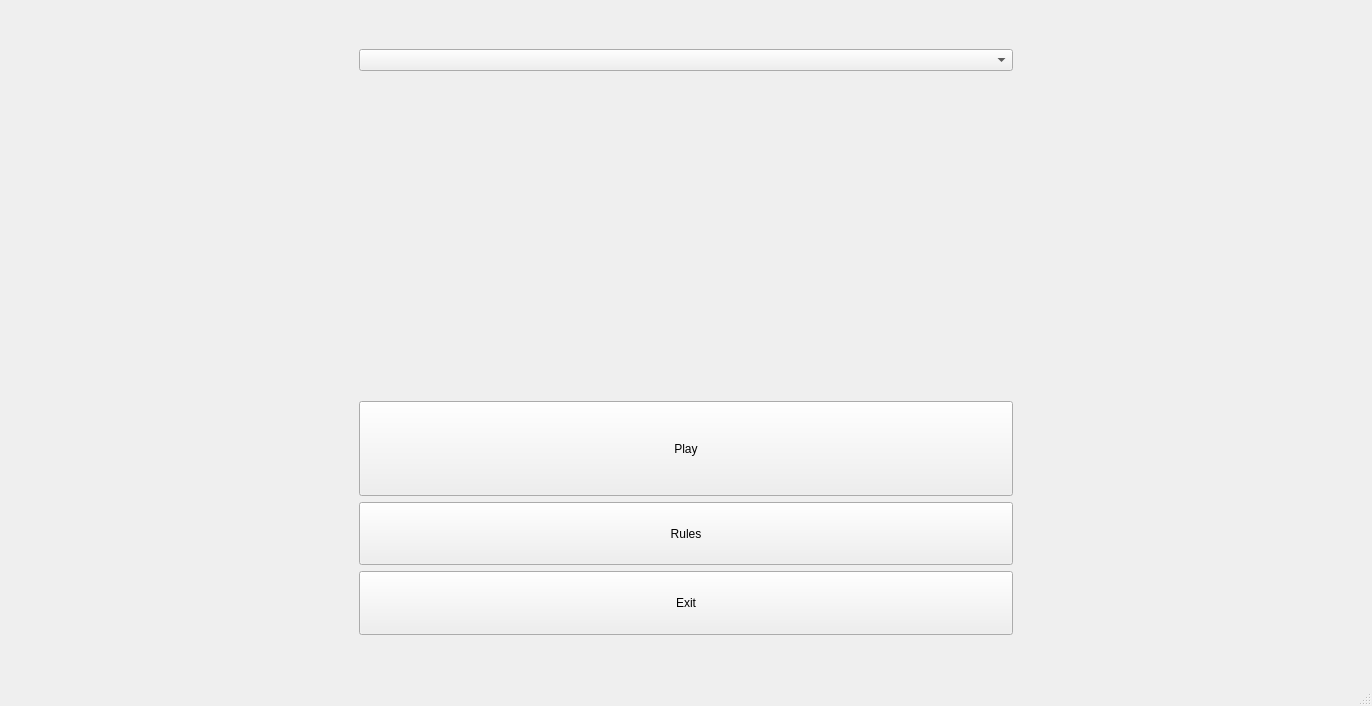
<?xml version="1.0" encoding="UTF-8"?>
<ui version="4.0">
 <class>MainArea</class>
 <widget class="QMainWindow" name="MainArea">
  <property name="geometry">
   <rect>
    <x>0</x>
    <y>0</y>
    <width>1372</width>
    <height>706</height>
   </rect>
  </property>
  <property name="windowTitle">
   <string>MainArea</string>
  </property>
  <widget class="QWidget" name="centralwidget">
   <layout class="QGridLayout" name="gridLayout">
    <item row="4" column="1">
     <widget class="QPushButton" name="rulesButton">
      <property name="sizePolicy">
       <sizepolicy hsizetype="Expanding" vsizetype="Expanding">
        <horstretch>0</horstretch>
        <verstretch>2</verstretch>
       </sizepolicy>
      </property>
      <property name="minimumSize">
       <size>
        <width>100</width>
        <height>50</height>
       </size>
      </property>
      <property name="text">
       <string>Rules</string>
      </property>
     </widget>
    </item>
    <item row="6" column="1">
     <spacer name="verticalSpacer">
      <property name="orientation">
       <enum>Qt::Vertical</enum>
      </property>
      <property name="sizeHint" stdset="0">
       <size>
        <width>20</width>
        <height>40</height>
       </size>
      </property>
     </spacer>
    </item>
    <item row="2" column="1">
     <widget class="QLabel" name="logoLabel">
      <property name="sizePolicy">
       <sizepolicy hsizetype="Preferred" vsizetype="Preferred">
        <horstretch>0</horstretch>
        <verstretch>10</verstretch>
       </sizepolicy>
      </property>
      <property name="minimumSize">
       <size>
        <width>200</width>
        <height>200</height>
       </size>
      </property>
      <property name="text">
       <string/>
      </property>
     </widget>
    </item>
    <item row="2" column="2">
     <spacer name="horizontalSpacer_2">
      <property name="orientation">
       <enum>Qt::Horizontal</enum>
      </property>
      <property name="sizeType">
       <enum>QSizePolicy::Maximum</enum>
      </property>
      <property name="sizeHint" stdset="0">
       <size>
        <width>350</width>
        <height>20</height>
       </size>
      </property>
     </spacer>
    </item>
    <item row="1" column="1">
     <widget class="QComboBox" name="langChoice"/>
    </item>
    <item row="3" column="1">
     <widget class="QPushButton" name="playButton">
      <property name="sizePolicy">
       <sizepolicy hsizetype="Expanding" vsizetype="Expanding">
        <horstretch>0</horstretch>
        <verstretch>3</verstretch>
       </sizepolicy>
      </property>
      <property name="minimumSize">
       <size>
        <width>100</width>
        <height>50</height>
       </size>
      </property>
      <property name="text">
       <string>Play</string>
      </property>
     </widget>
    </item>
    <item row="5" column="1">
     <widget class="QPushButton" name="exitButton">
      <property name="sizePolicy">
       <sizepolicy hsizetype="Minimum" vsizetype="Minimum">
        <horstretch>0</horstretch>
        <verstretch>2</verstretch>
       </sizepolicy>
      </property>
      <property name="text">
       <string>Exit</string>
      </property>
     </widget>
    </item>
    <item row="0" column="1">
     <spacer name="verticalSpacer_2">
      <property name="orientation">
       <enum>Qt::Vertical</enum>
      </property>
      <property name="sizeHint" stdset="0">
       <size>
        <width>20</width>
        <height>40</height>
       </size>
      </property>
     </spacer>
    </item>
    <item row="2" column="0">
     <spacer name="horizontalSpacer">
      <property name="orientation">
       <enum>Qt::Horizontal</enum>
      </property>
      <property name="sizeType">
       <enum>QSizePolicy::Maximum</enum>
      </property>
      <property name="sizeHint" stdset="0">
       <size>
        <width>350</width>
        <height>20</height>
       </size>
      </property>
     </spacer>
    </item>
   </layout>
  </widget>
  <widget class="QMenuBar" name="menubar">
   <property name="geometry">
    <rect>
     <x>0</x>
     <y>0</y>
     <width>1372</width>
     <height>21</height>
    </rect>
   </property>
  </widget>
  <widget class="QStatusBar" name="statusbar"/>
 </widget>
 <resources/>
 <connections/>
</ui>
